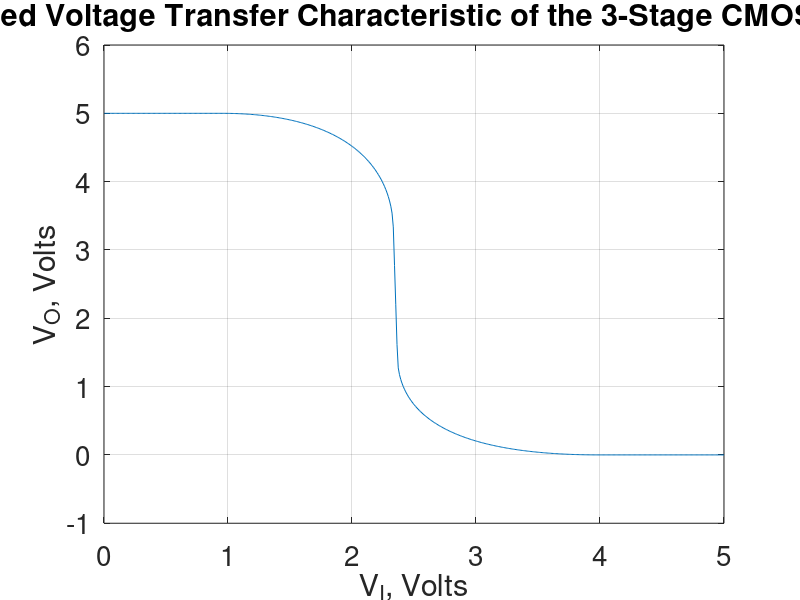

MATLAB code for this plot: (Note: this script raises an error after producing the figure.)
%% ECE 342 - Derek Haas and Cameron Sullivan - Lab Task 3 Part 2 MATLAB

close all;

%% Plot Voltage Transfer Characteristic of CMOS

data = csvread('CMOS_VTC_stage1.CSV');
Vin = data(:, 1);
Vout = data(:, 3);

figure(1);

plot(Vin, Vout);
set(gca,'fontsize',20);
title('Simulated Voltage Transfer Characteristic of the 3-Stage CMOS Inverter');
xlabel('V_{I}, Volts')
ylabel('V_{O}, Volts');
grid on;
ylim([-1 6])

%% Plot transient response of stage 1.

data = csvread('CMOS_transient_stage1.CSV');
time = data(:, 1);
stage1 = data(:, 2);

plot(time * 1e3, stage1,'linewidth',1.8);
set(gca,'fontsize',20);
title('CMOS Inverter Transient Response');
ylabel('v_{O}, Volts');
xlabel('Time, ms');
grid on;
xlim([0.8 1.6]);

%% Plot Output of Stage 1 and Stage 2 to determine propagation delay.

data = csvread('CMOS_transient_stage1.CSV');
time = data(:, 1);
stage1 = data(:, 2);

figure(2);
plot(time * 1e3, stage1,'linewidth',1.8);
set(gca,'fontsize',20);
title('CMOS Transient Simulation: Stage 1 and Stage 2 Propagation Delay');
xlabel('Time, ms');
ylabel('V_{O}, Volts');
grid on;
ylim([-1 6]);
hold on;

data = csvread('CMOS_transient_stage2.CSV');
time = data(:, 1);
stage2 = data(:, 2);

plot(time * 1e3, stage2,'linewidth',1.8);
xlim([999.965e-3 1000.1e-3]);

legend('Stage 1', 'Stage 2');